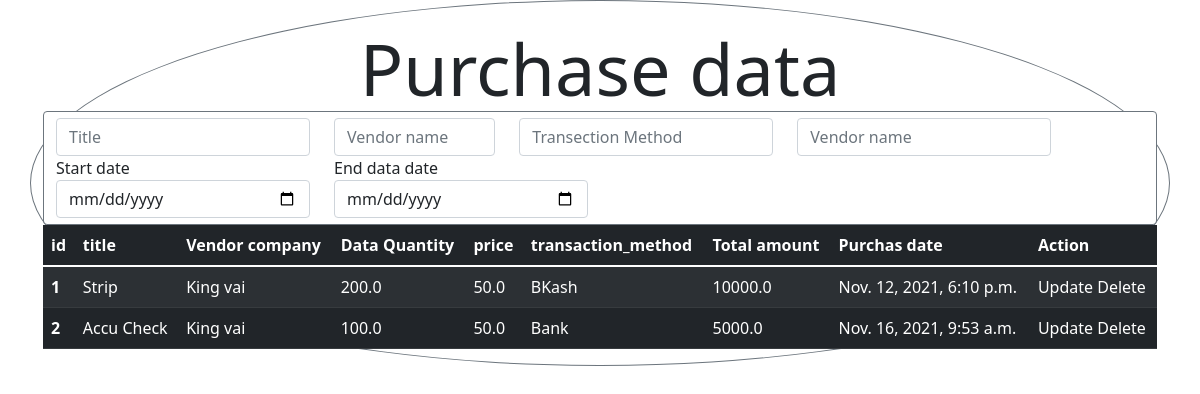
Page /transection/pur_prodcut on the earlier database version.
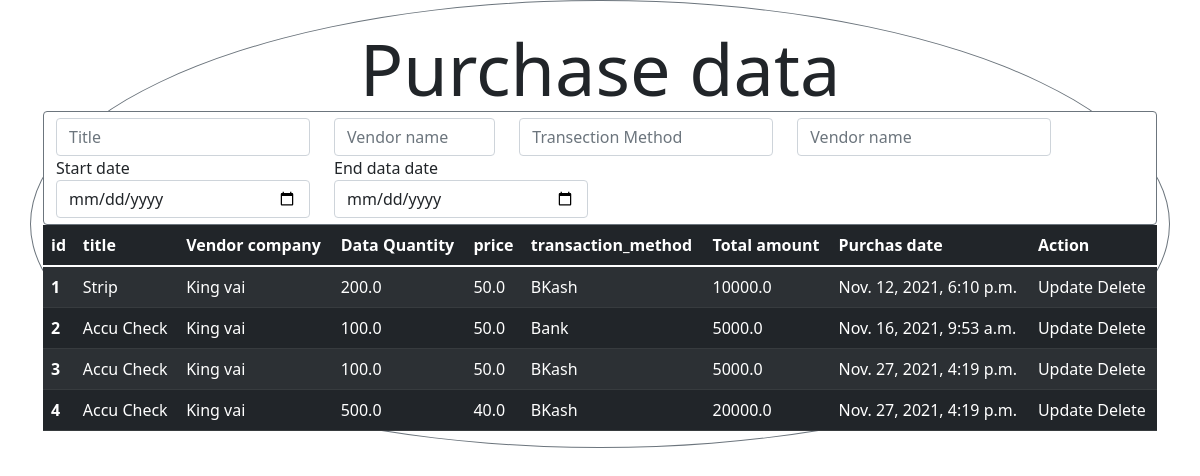
Same page on the later database version.
### Transaction_app/models.py (models this page shows, shortened)
class Purchase(models.Model):
   product            = models.ForeignKey(Product,on_delete=models.CASCADE)
   vendor             = models.ForeignKey(Vendor,on_delete=models.CASCADE)
   quantity           = models.FloatField()
   price              = models.FloatField()
   transaction_method = models.ForeignKey(Transaction_Method,on_delete=models.CASCADE,null=True,default="None")
   total_amount       = models.FloatField(editable=False,default=0)
   purchase_date      = models.DateTimeField(auto_now_add=True)
   class Meta:
      verbose_name_plural="Purchase Data"

class Transaction_Method(models.Model):
   method_name = models.CharField(max_length=20)
   class Meta:
      verbose_name_plural="Transaction Method"

### Products/models.py (models this page shows, shortened)
class Product(models.Model):
   title          =  models.CharField(max_length=100)
   detail         = models.TextField(max_length=100)
   creator        = models.ForeignKey(User,on_delete=models.CASCADE)
   category       = models.ForeignKey(Product_Category,on_delete=models.CASCADE)
   unit           = models.ForeignKey(Product_Unit,on_delete=models.CASCADE)
   product_photo  = models.ImageField(upload_to=upload_image_path,null=True)
   upload_date    = models.DateField(auto_now_add=True)

### Vendor_Company/models.py (models this page shows, shortened)
class Vendor(models.Model):
   vendor_name = models.CharField(max_length=100,null=True)
   country = models.CharField(max_length=50,null=True)
   address = models.CharField(max_length=100,null=True)
   phone_number = models.IntegerField(null=True)
   email = models.EmailField(max_length=20,null=True)
   vendor_photo = models.ImageField(upload_to=upload_image_path,null=True)
   running_status = models.BooleanField(null=True)

### Transaction_app/views.py (the view)
# urls.py: path('pur_prodcut',purchase_data_view, name='pur_data_link'),
def purchase_data_view(request):
   all_purchase_data = Purchase.objects.all()
   context = {
      'all_purchase_data':all_purchase_data
   }
   return render(request,'all_purchase_data.html',context)

### Transaction_app/templates/all_purchase_data.html
{% extends 'bootstrap/cdn.html' %}
{% load static %}
{% block head %}
    <div class="border-secondary container border border rounded-circle">
    <br>
    <div class="display-2 text-center">Purchase data</div>
    <form class="border-secondary form-control">
        <div class="row">
            <div class="col-3">
                <input class="form-control" placeholder="Title">
            </div>
            <div class="col-2">
                <input class="form-control" placeholder="Vendor name">
            </div>
            <div class="col-3">
                <input class="form-control" placeholder="Transection Method">
            </div>
            <div class="col-3">
                <input class="form-control" placeholder="Vendor name">
            </div>
        </div>
        <div class="row">
            <div class="col-3">
                <label>Start date</label><input class="form-control" type="date" placeholder="start date">
            </div>
            <div class="col-3">
                <label>End data date</label><input class="form-control" type="date" placeholder="start date">
            </div>
        </div>
    </form>
        <table class="table table-striped table-dark">
          <thead>
            <tr>
                <th scope="col">id</th>
                <th scope="col">title</th>
                <th scope="col">Vendor company</th>
                <th scope="col">Data Quantity</th>
                <th scope="col">price</th>
                <th scope="col">transaction_method</th>
                <th scope="col">Total amount</th>
                <th scope="col">Purchas date</th>
                <th scope="col">Action</th>
            </tr>
          </thead>
          <tbody>
          {% for data in all_purchase_data %}
            <tr>
                <th scope="row">{{ data.id }}</th>
                <td>{{ data.product.title }}</td>
                <td>{{ data.vendor.vendor_name }}</td>
                <td>{{ data.quantity }}</td>
                <td>{{ data.price }}</td>
                <td>{{ data.transaction_method.method_name }}</td>
                <td>{{ data.total_amount }}</td>
                <td>{{ data.purchase_date }}</td>
                <td>
                    <a>Update</a>
                    <a>Delete</a>
                </td>
            </tr>
          {% endfor %}
          </tbody>
        </table>
    </div>
{% endblock %}

Differences in the rows shown:
added Purchase: id "3", product "Accu Check", vendor.vendor_name "King vai", quantity "100.0", price "50.0", transaction_method.method_name "BKash", total_amount "5000.0", purchase_date "Nov. 27, 2021, 4:19 p.m."
added Purchase: id "4", product "Accu Check", vendor.vendor_name "King vai", quantity "500.0", price "40.0", transaction_method.method_name "BKash", total_amount "20000.0", purchase_date "Nov. 27, 2021, 4:19 p.m."
